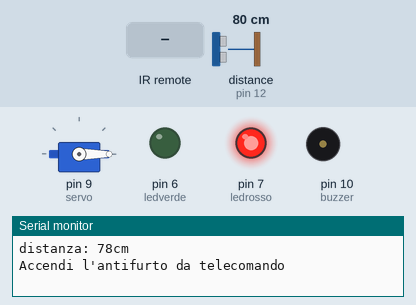
Simulated run of this sketch. Board: Arduino Uno, built with avr-gcc and run on an emulated ATmega328P. Parts: servo, output pins drawn as LEDs (lit = HIGH), buzzer (waves = sounding, pin HIGH), the last lines printed to the serial monitor. Wiring (inferred from the names in the program): ultrasonic range finder: trigger pin 11; echo pin 12. The test bench sets the inputs (shaded band); at power-on: distance to the obstacle (sensor on pin 12) 80 cm. The echo pulse lasts 58.3 µs per cm; pins used as bus, display or sensor lines are not drawn.

Above: at 1.7 s.
1.8 s: infrared code 0xFFA25D received
At 2.7 s:
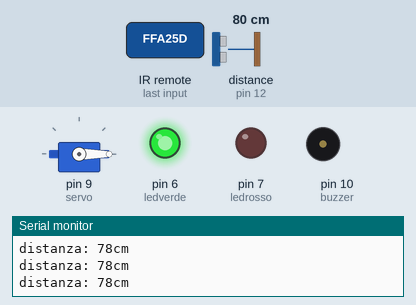
3.3 s: distance to the obstacle (sensor on pin 12) set to 72 cm
At 3.7 s:
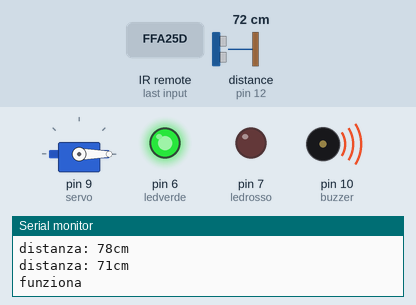
8.3 s: infrared code 0xFF6897 received
At 9.5 s:
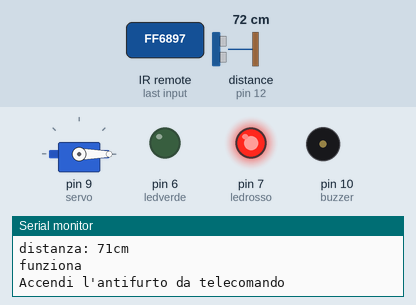
Timing chart, 0 to 11.0 s (numbered marks = the images above; inputs shaded):
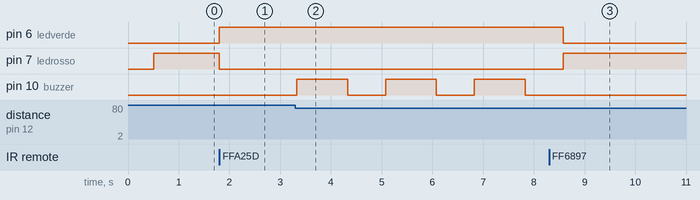

The sketch:

antifurto_con_tele.ino
```cpp
#include <IRremote.h>
#include <IRremoteInt.h>
int receiver = 8; // pin 1 of IR receiver to Arduino digital pin
IRrecv irrecv(receiver); // create instance of 'irrecv'
decode_results results;
#include <Servo.h>

int triggerPort = 11;
int echoPort = 12;
#define ledrosso 7
#define ledverde 6
int buzzer= 10;
int servo= 9;
Servo Mioservo;
int n =1;
long r;


void ultrasuono () {
  digitalWrite( triggerPort, LOW );
//invia un impulso di 10microsec su trigger
digitalWrite( triggerPort, HIGH );
delayMicroseconds( 10 );
digitalWrite( triggerPort, LOW );
long duration = pulseIn( echoPort, HIGH );
 r = 0.034 * duration / 2;

Serial.print( "distanza: " );
if( duration > 38000 ) Serial.println( "fuori portata");
else { Serial.print( r ); Serial.println( "cm" );}
}

void setup() {
pinMode (ledverde, OUTPUT);
pinMode( triggerPort, OUTPUT );
pinMode( echoPort, INPUT );
Serial.begin( 9600 );
irrecv.enableIRIn(); // Start the receiver
pinMode(buzzer,OUTPUT);
Mioservo.attach(servo);
Mioservo.write(0);
ultrasuono();
delay(500);
Serial.println("Accendi l'antifurto da telecomando");

}


void loop() {
  const long soglia= r;

   digitalWrite(ledverde,LOW);
    analogWrite(ledrosso,220);
  //telecomando ir
  if (irrecv.decode(&results)) // have we received an IR signal?
  {

    irrecv.resume();// receive the next value
  }
   if (results.value == 0xFFA25D) {
analogWrite(ledverde,255);
  analogWrite(ledrosso,0);

  do{
//porta bassa l'uscita del trigger
ultrasuono();


//funziono
if (r< soglia-2) {
  // Mioservo.write(90);
  Serial.println("funziona");
//allarme buzzer
for (int i=0; i<3; i++){
 digitalWrite(buzzer, HIGH);
  delay (1000);
   digitalWrite(buzzer, LOW);
  delay (750);
} //for
}
       //telecomando
  if (irrecv.decode(&results)) // have we received an IR signal?
  {

    irrecv.resume();// receive the next value
  }
} while (results.value != 0xFF6897);
Serial.println("Accendi l'antifurto da telecomando");
}
}
```

Measured:
- the behaviour switches between 77 and 76 cm on distance to the obstacle (sensor on pin 12) (found by bisection; images 1 and 2)
- after the input at 1.8 s, pin 6 (ledverde): LOW → HIGH at once; pin 7 (ledrosso): HIGH → LOW at once
- after the input at 3.3 s, pin 10 (buzzer): alternates HIGH for 1.0 s and LOW for 0.75 s, starting at once
- after the input at 8.3 s, pin 6 (ledverde): HIGH → LOW after 0.28 s; pin 7 (ledrosso): LOW → HIGH after 0.28 s; pin 10 (buzzer): stays LOW (without the input it goes to HIGH after 0.28 s)
